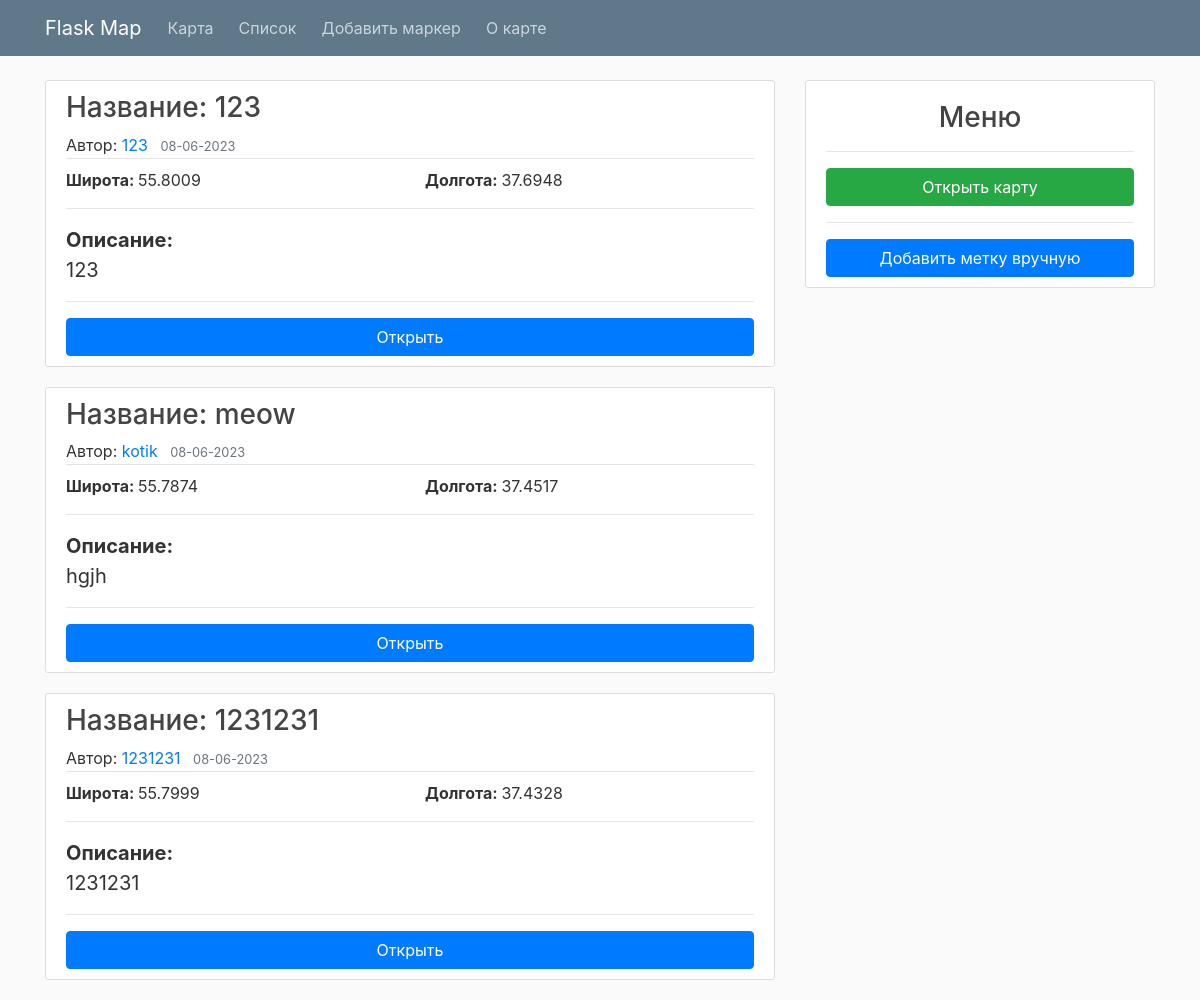
The app's page /home, older data.
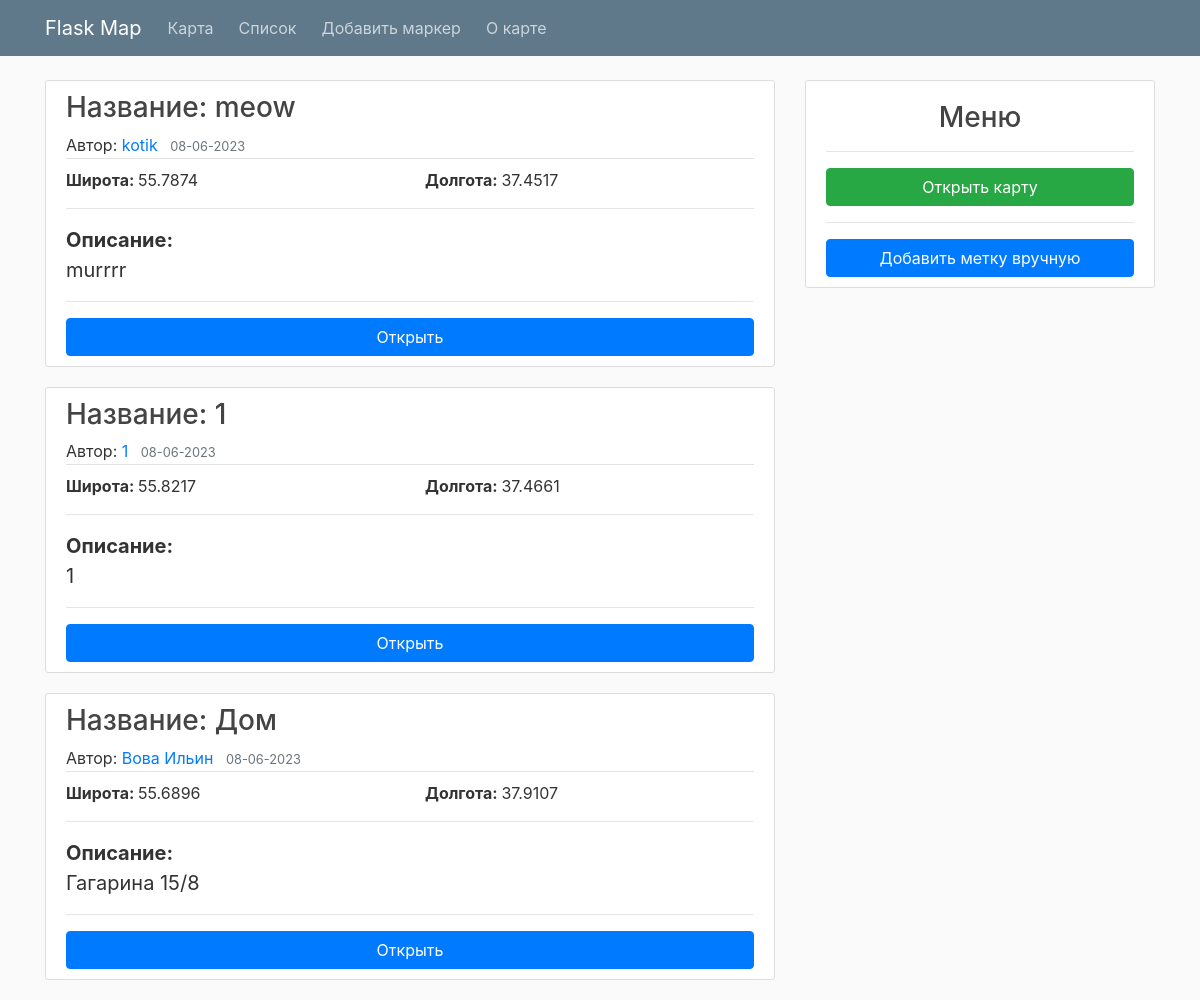
The same page, newer data.
### flaskmap/models.py (models this page shows, shortened)
class Marker(db.Model):
    id = db.Column(db.Integer, primary_key=True)
    name = db.Column(db.String(40), nullable=False)
    author = db.Column(db.String(30), nullable=False)
    latitude = db.Column(db.Float, nullable=False)
    longtitude = db.Column(db.Float, nullable=False)
    content = db.Column(db.String(200), nullable=False)
    date_posted = db.Column(db.DateTime, nullable=False, default=datetime.utcnow)
    color = db.Column(db.String(10), nullable=False, default='red')
    icon = db.Column(db.String(15), nullable=False, default='info-sign')

### flaskmap/routes.py (the view)
@app.route("/")
@app.route("/home")
def home():
    markers = Marker.query.all()
    return render_template('home.html', markers=markers, title='Home')

### flaskmap/templates/home.html
{% extends "layout.html" %}
{% block content %}
  {% for marker in markers %}
    <article class="media content-section">
      <div class="media-body">
        <H3 class="article-title">Название: {{ marker.name }}</H3>
        <div class="article-metadata">
          <span>Автор: </span><a class="mr-2" href="#">{{ marker.author }}</a>
          <small class="text-muted">{{ marker.date_posted.strftime('%d-%m-%Y') }}</small>
        </div>
        <div class="row">
          <span class="article-content col" style="margin-top: 5px;"><b>Широта: </b>{{ marker.latitude }}</span>
          <span class="article-content col" style="margin-top: 5px; float: right;"><b>Долгота: </b>{{ marker.longtitude }}</span>
        </div>
        <hr>
        <p class="article-content" style="font-size: 20px;"><b>Описание: </b><br>{{ marker.content }}</p>
        <hr>
        <a type="button" class="col btn btn-primary" href="/comments/{{ marker.id }}" style="color: white">Открыть</a>
      </div>
    </article>
  {% endfor %}
{% endblock content %}
{% block sidebar %}
  <div class="col-md-4">
    <div class="content-section">
      <h3 style="text-align: center; padding-top: 10px;">Меню</h3><hr>
      <a type="button" class="btn btn-success col" href="/map">Открыть карту</a>
      <hr>
      <a type="button" class="btn btn-primary col" href="/add">Добавить метку вручную</a>
    </div>
  </div>
{% endblock sidebar %}

Row changes from the older to the newer data that the page shows:
removed Marker: name "123", author "123", date_posted "08-06-2023", latitude "55.8009", longtitude "37.6948", content "123"
removed Marker: name "1231231", author "1231231", date_posted "08-06-2023", latitude "55.7999", longtitude "37.4328", content "1231231"
changed Marker "meow": content "hgjh" → "murrrr"
added Marker: name "1", author "1", date_posted "08-06-2023", latitude "55.8217", longtitude "37.4661", content "1"
added Marker: name "Дом", author "Вова Ильин", date_posted "08-06-2023", latitude "55.6896", longtitude "37.9107", content "Гагарина 15/8"
